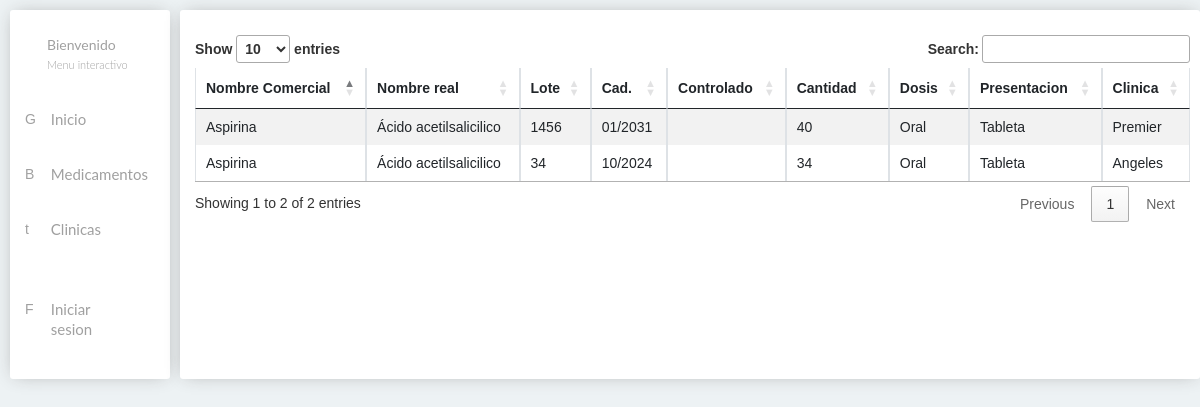
Page /vistas/mostrarMedicamentos.php on the committed database.
### tables this page shows
CREATE TABLE clinicatienemedicamento
(
	idClinica int not null,
    idMedicamento int not null,
    cantidadMedicamento int,
	loteMedicamento varchar(100),
	fechadecaducidadMedicamento datetime
);

CREATE TABLE medicamentos
(
	idMedicamento int not null primary key AUTO_INCREMENT,
    nombrecomercialMedicamento varchar(100),
    activoprincipalMedicamento varchar(100),
    idDosis int not null,
    idPresentacion int not null,
    controlMedicamento int
);

CREATE TABLE dosis
(
	idDosis int not null primary key AUTO_INCREMENT,
    nombreDosis varchar(20)
);

CREATE TABLE presentacion
(
	idPresentacion int not null primary key AUTO_INCREMENT,
    nombrePresentacion varchar(100)
);

CREATE TABLE clinicas (
	idClinica int not null primary key AUTO_INCREMENT,
    nombreClinica varchar(100),
    direccionClinica text,
    donacionClinica int,
    idCiudad int not null
);

### vistas/mostrarMedicamentos.php (the view, shortened to what this page needs)
<?php
    $conn = conectar();
    $consultaClinicas="
    SELECT clinicas.idClinica, medicamentos.idMedicamento, donacionClinica, medicamentos.nombrecomercialMedicamento, activoprincipalMedicamento, loteMedicamento, fechadecaducidadMedicamento, controlMedicamento, cantidadMedicamento, nombreDosis, nombrePresentacion, nombreClinica FROM clinicatienemedicamento
    INNER JOIN clinicas ON clinicas.idClinica = clinicatienemedicamento.idClinica
    INNER JOIN medicamentos ON medicamentos.idMedicamento = clinicatienemedicamento.idMedicamento
    INNER JOIN dosis ON medicamentos.idDosis = dosis.idDosis
    INNER JOIN presentacion ON medicamentos.idPresentacion = presentacion.idPresentacion;
    ";
    $cantidadClinicas=mysqli_query($conn, $consultaClinicas);
?>
<!DOCTYPE html>
<html lang="es" dir="ltr">
  <head>
    <link href="https://cdn.jsdelivr.net/npm/bootstrap@5.0.2/dist/css/bootstrap.min.css" rel="stylesheet">
    <link rel="stylesheet" href="//cdn.datatables.net/1.13.1/css/jquery.dataTables.min.css">
    <link rel="stylesheet" href="../css/style.css">
    <link rel="stylesheet" href="../css/modal.css">
  </head>
  <body>
    <section class="content">
      <div class="pagecontain">
        <div class="div-block-6">
          <?php include( "../includes/menu.php"); ?>
          <div class="contenido div-block-7 w-clearfix">
            <table id="tablaClinicas" class="table table-striped table-bordered">
            <thead>
              <tr>
                <th>Nombre Comercial</th>
                <th>Nombre real</th>
                <th>Lote</th>
                <th>Cad.</th>
                <th>Controlado</th>
                <th>Cantidad</th>
                <th>Dosis</th>
                <th>Presentacion</th>
                <th>Clinica</th>
              </tr>
            </thead>
            <tbody>
              <?php
              while($filasClinicas = mysqli_fetch_array($cantidadClinicas))
                {
                ?>
                    <tr>
                        <td><?php echo $filasClinicas['nombrecomercialMedicamento']?></td>
                        <td><?php echo $filasClinicas['activoprincipalMedicamento']?></td>
                        <td><?php echo $filasClinicas['loteMedicamento']?></td>
                        <td><?php echo date("m/Y", strtotime($filasClinicas['fechadecaducidadMedicamento']))?></td>
                        <td><?php
                         ?></td>
                         <td><?php echo $filasClinicas['cantidadMedicamento']?></td>
                         <td><?php echo $filasClinicas['nombreDosis']?></td>
                         <td><?php echo $filasClinicas['nombrePresentacion']?></td>
                         <td><?php echo $filasClinicas['nombreClinica']?></td>
                    </tr>
                <?php
                }
                ?>
            </tbody>
          </table>
          </div>
        </div>
      </div>
    </section>
  </body>
</html>

### includes/menu.php (shortened to what this page needs)
<div class="flextleft menuleft">
  <div class="row w-row">
    <div class="w-col w-col-10">
      <div class="leftnametext nametext">Bienvenido</div>
      <div class="detailtext leftnametext nametext">Menu interactivo</div>
    </div>
  </div>
  <div class="leftmenucontain">
    <a href="inicio.php" class="leftmenulink w-inline-block">
      <div class="w-row">
        <div class="w-col w-col-2"><div class="icontectleft">G</div></div>
        <div class="w-col w-col-8"><div class="leftlinktext">Inicio</div></div>
      </div>
    </a>
    <a href="mostrarMedicamentos.php" class="leftmenulink w-inline-block">
      <div class="w-row">
        <div class="w-col w-col-2"><div class="icontectleft">B</div></div>
        <div class="w-col w-col-8"><div class="leftlinktext">Medicamentos</div></div>
      </div>
    </a>
    <a href="mostrarClinicas.php" class="leftmenulink w-inline-block">
      <div class="w-row">
        <div class="w-col w-col-2"><div class="icontectleft">t</div></div>
        <div class="w-col w-col-8"><div class="leftlinktext">Clinicas</div></div>
      </div>
    </a>
    <?php if(isset($_SESSION['usuario'])){ ?>
    <a href="mostrarUsuarios.php" class="leftmenulink w-inline-block">
      <div class="w-row">
        <div class="w-col w-col-2"><div class="icontectleft">A</div></div>
        <div class="w-col w-col-8"><div class="leftlinktext">Usuarios</div></div>
      </div>
    </a>
    <a href="mostrarCiudades.php" class="leftmenulink w-inline-block">
      <div class="w-row">
        <div class="w-col w-col-2"><div class="icontectleft">B</div></div>
        <div class="w-col w-col-8"><div class="leftlinktext">Ciudades</div></div>
      </div>
    </a>
    <a href="mostrarDosis.php" class="leftmenulink w-inline-block">
      <div class="w-row">
        <div class="w-col w-col-2"><div class="icontectleft">C</div></div>
        <div class="w-col w-col-8"><div class="leftlinktext">Dosis</div></div>
      </div>
    </a>
    <a href="mostrarPresentacion.php" class="leftmenulink w-inline-block">
      <div class="w-row">
        <div class="w-col w-col-2"><div class="icontectleft">D</div></div>
        <div class="w-col w-col-8"><div class="leftlinktext">Presentacion</div></div></div>
    </a>
    <a href="../includes/cerrarsesion.php" class="leftlogout leftmenulink w-inline-block">
      <div class="w-row">
        <div class="w-col w-col-2"><div class="icontectleft">F</div></div>
        <div class="w-col w-col-8"><div class="leftlinktext">Salir</div></div>
      </div>
    </a>
<?php } elseif(!isset($_SESSION['usuario'])){ ?>
    <a href="iniciarsesion.php" class="leftlogout leftmenulink w-inline-block">
      <div class="w-row">
        <div class="w-col w-col-2"><div class="icontectleft">F</div></div>
        <div class="w-col w-col-8"><div class="leftlinktext">Iniciar sesion</div></div>
      </div>
    </a>
<?php } ?>
  </div>
</div>

### css/style.css (style rules this page uses)
.contenido { background-color: white; padding: 25px 10px 20px 10px; margin-left:10px; border-radius: 3px; box-shadow: 0 0 17px -5px hsl(0deg 0% 63% / 95%); }
html { font-family:sans-serif;-ms-text-size-adjust:100%;-webkit-text-size-adjust:100% }
body { margin:0 }
article,aside,details,figcaption,figure,footer,header,hgroup,main,menu,nav,section,summary { display:block }
a { background-color:transparent }
table { border-collapse:collapse;border-spacing:0 }
td,th { padding:0 }
* { -webkit-box-sizing:border-box;-moz-box-sizing:border-box;box-sizing:border-box }
html { height:100% }
body { background-color:#edf2f4; margin:0;min-height:100%;font-family:Arial,sans-serif;font-size:14px;line-height:20px;color:#333 }
.w-inline-block { max-width:100%;display:inline-block }
.w-clearfix:before,.w-clearfix:after { content:" ";display:table }
.w-clearfix:after { clear:both }
.w-row:before,.w-row:after { content:" ";display:table }
.w-row:after { clear:both }
.w-col { position:relative;float:left;width:100%;min-height:1px;padding-left:10px;padding-right:10px }
.w-col-2 { width:16.66666667% }
.w-col-8 { width:66.66666667% }
.w-col-10 { width:83.33333333% }
.nametext { display: inline-block; margin-top: 9px; margin-left: 10px; font-family: Lato, sans-serif; color: #a0a0a0; }
.nametext.leftnametext { margin-top: 0px; margin-left: 20px; }
.nametext.leftnametext.detailtext { display: block; font-size: 11px; font-weight: 300; letter-spacing: 0px; }
.pagecontain { position: relative; display: block; max-width: 1200px; margin-right: auto; margin-left: auto; padding-top: 10px; }
.menuleft { padding-top: 25px; border-radius: 3px; background-color: #fff; background-position: 91% 0px; background-size: 20px; background-repeat: no-repeat; box-shadow: 0 0 17px -5px hsla(0, 0%, 63%, .95); }
.menuleft.flextleft { width: 160px; margin-left: 10px; }
.row { padding-right: 19px; padding-left: 19px; }
.leftmenulink { width: 100%; padding-top: 15px; padding-bottom: 15px; border-left: 5px solid #fff; color: #a0a0a0; }
.leftmenulink.leftlogout { margin-top: 25px; }
.icontectleft { font-family: 'Social media icons', sans-serif; }
.leftlinktext { font-family: Lato, sans-serif; color: #a0a0a0; font-size: 15px; }
.leftmenucontain { margin-top: 19px; padding-bottom: 20px; }
.div-block-6 { display: -webkit-box; display: -webkit-flex; display: -ms-flexbox; display: flex; }
.div-block-7 { width: 72%; padding-bottom: 20px; padding-left: 15px; -webkit-box-flex: 1; -webkit-flex: 1; -ms-flex: 1; flex: 1; }

### rows in the picture
clinicatienemedicamento: idMedicamento.nombrecomercialMedicamento "Aspirina", idMedicamento.activoprincipalMedicamento "Ácido acetilsalicilico", loteMedicamento "1456", fechadecaducidadMedicamento "01/2031", cantidadMedicamento "40", dosis.nombreDosis "Oral", presentacion.nombrePresentacion "Tableta", idClinica.nombreClinica "Premier"
clinicatienemedicamento: idMedicamento.nombrecomercialMedicamento "Aspirina", idMedicamento.activoprincipalMedicamento "Ácido acetilsalicilico", loteMedicamento "34", fechadecaducidadMedicamento "10/2024", cantidadMedicamento "34", dosis.nombreDosis "Oral", presentacion.nombrePresentacion "Tableta", idClinica.nombreClinica "Angeles"
